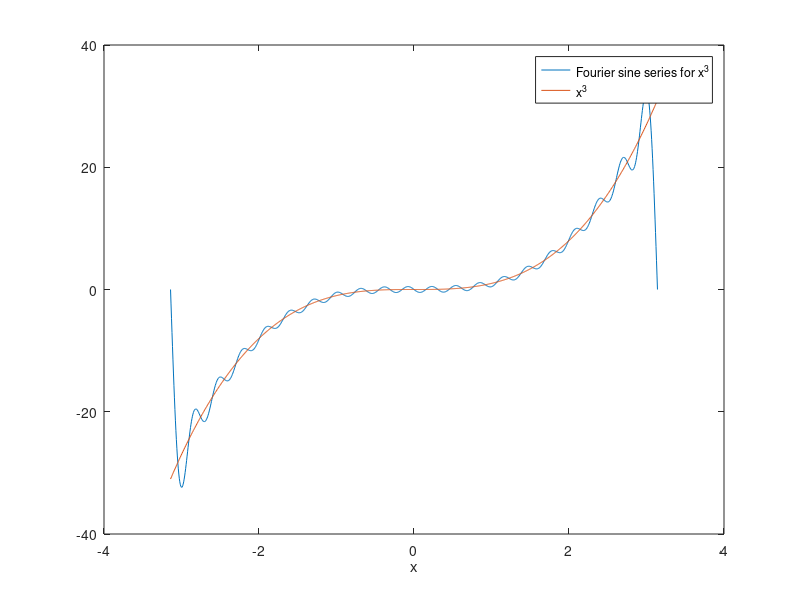
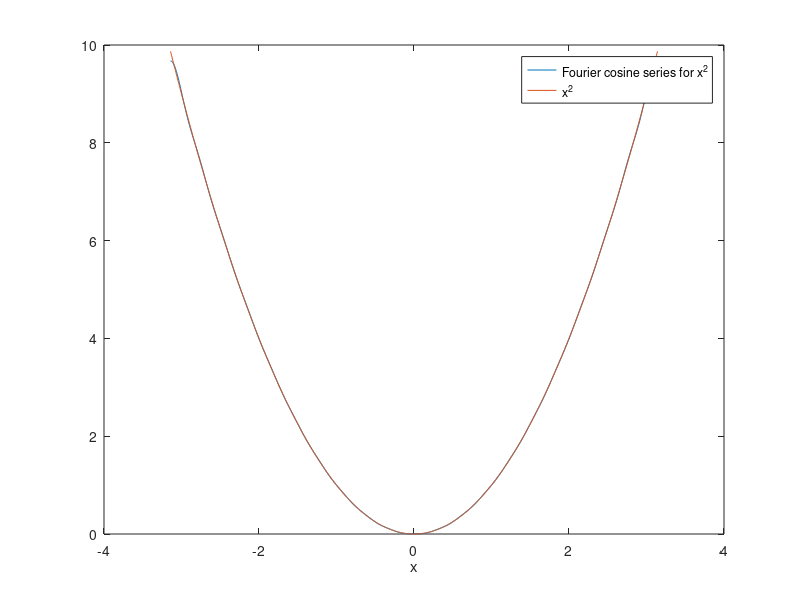
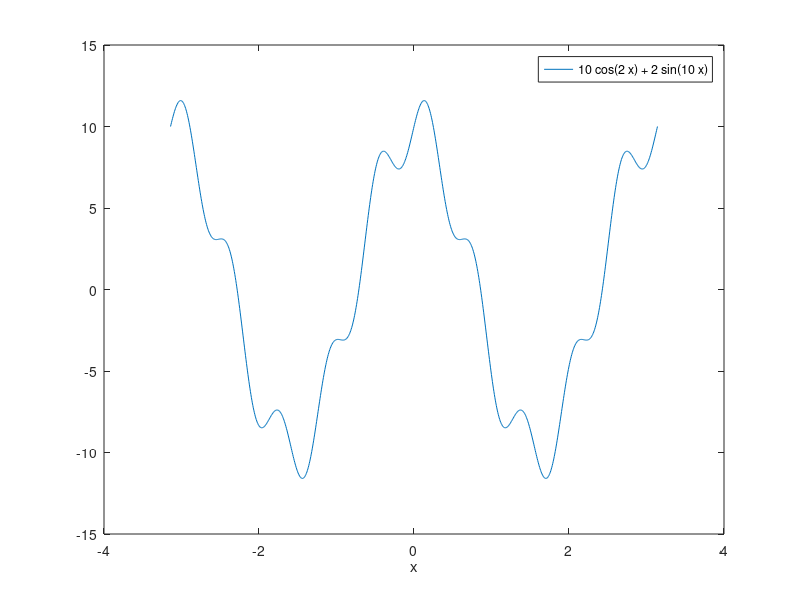
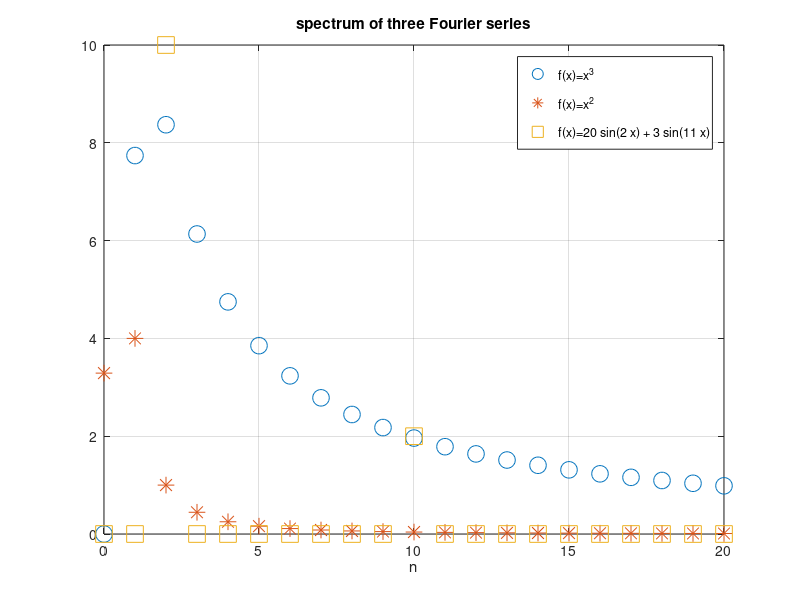

Here is the MATLAB script that generated these plots, in order:
% SHOWFOURIER  efficient way of showing four Fourier series

NN = 20;                        % will show 20 coeffs

x = -pi:pi/500:pi;              % 1000 points in [-pi,pi]
n = (1:NN)';

% f(x) = x^3
figure(1)
c1 = (2 * (-1).^(n+1) ./ n) .* (pi^2 - 6 * n.^(-2));
y = c1' * sin(n*x);
plot(x,y,x,x.^3), xlabel x
legend('Fourier sine series for x^3','x^3')

% f(x) = x^2
figure(2)
c2 = 4 * (-1).^n .* n.^(-2);
y = (pi^2/3) + c2' * cos(n*x);
plot(x,y,x,x.^2), xlabel x
legend('Fourier cosine series for x^2','x^2')

% f(x) = 10 cos(2 x) + 2 sin(10 x)
figure(3)
y = 10 * cos(2 * x) + 2 * sin(10 * x);
plot(x,y), xlabel x
legend('10 cos(2 x) + 2 sin(10 x)')

% show spectrum for all three
figure(4)
set(0,'defaultlinemarkersize',12)
n = [0 n'];
c1 = [0 abs(c1')];
c2 = [pi^2/3 abs(c2')];
c3 = zeros(1,NN+1); c3(3) = 10; c3(11) = 2;
plot(n,c1,'o',n,c2,'*',n,c3,'s')
% alternate plot style:
% semilogy(n,max(c1,1e-4),'o',n,max(c2,1e-4),'*',n,max(c3,1e-4),'s')
axis tight, grid on, xlabel n
legend('f(x)=x^3','f(x)=x^2','f(x)=20 sin(2 x) + 3 sin(11 x)')
title('spectrum of three Fourier series')
